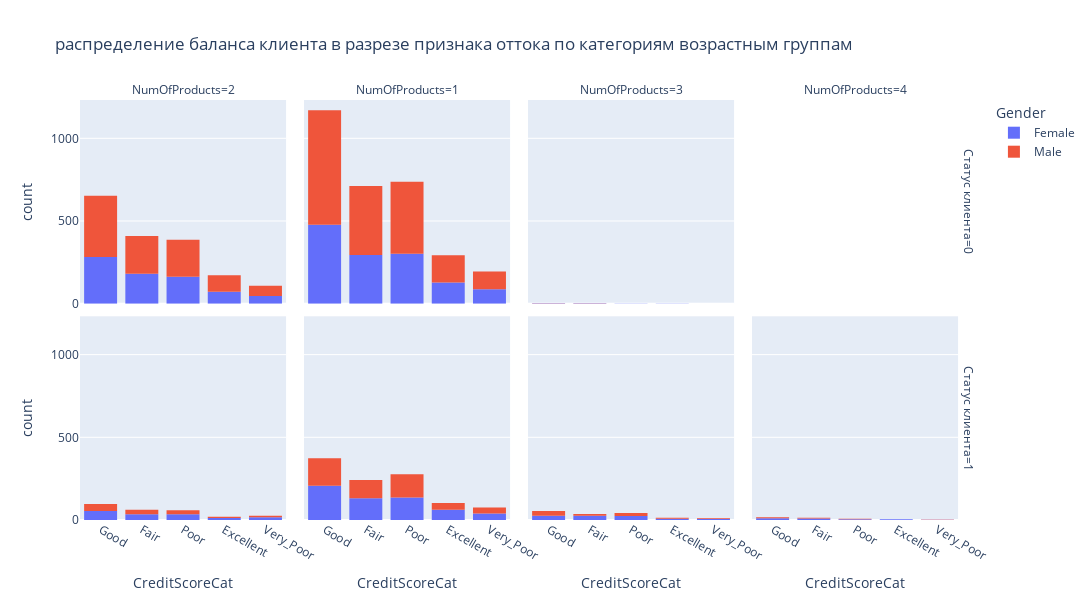

The notebook cell saved with this chart:
### Code cell
px.histogram(money_df, x='CreditScoreCat', facet_col='NumOfProducts', facet_row='Exited', color='Gender',
       width=1200, height=600, labels={'Exited':'Статус клиента'},
       title='распределение баланса клиента в разрезе признака оттока по категориям возрастным группам')

### Figure 1 — Plotly figure (JSON) as saved in the notebook; plotly's stock layout.template omitted (floating-point values rounded to 4 significant figures; data arrays with more than 128 entries replaced by an {"elided": "..."} marker saying what was removed)
{"data": [{"alignmentgroup": "True", "bingroup": "x", "hovertemplate": "Gender=Female<br>Статус клиента=0<br>NumOfProducts=2<br>CreditScoreCat=%{x}<br>count=%{y}<extra></extra>", "legendgroup": "Female", "marker": {"color": "#636efa", "pattern": {"shape": ""}}, "name": "Female", "offsetgroup": "Female", "orientation": "v", "showlegend": true, "type": "histogram", "x": {"elided": "745 str values"}, "xaxis": "x5", "yaxis": "y5"}, {"alignmentgroup": "True", "bingroup": "x", "hovertemplate": "Gender=Female<br>Статус клиента=0<br>NumOfProducts=1<br>CreditScoreCat=%{x}<br>count=%{y}<extra></extra>", "legendgroup": "Female", "marker": {"color": "#636efa", "pattern": {"shape": ""}}, "name": "Female", "offsetgroup": "Female", "orientation": "v", "showlegend": false, "type": "histogram", "x": {"elided": "1288 str values"}, "xaxis": "x6", "yaxis": "y6"}, {"alignmentgroup": "True", "bingroup": "x", "hovertemplate": "Gender=Female<br>Статус клиента=0<br>NumOfProducts=3<br>CreditScoreCat=%{x}<br>count=%{y}<extra></extra>", "legendgroup": "Female", "marker": {"color": "#636efa", "pattern": {"shape": ""}}, "name": "Female", "offsetgroup": "Female", "orientation": "v", "showlegend": false, "type": "histogram", "x": ["Fair", "Poor", "Good", "Excellent", "Good", "Fair", "Good"], "xaxis": "x7", "yaxis": "y7"}, {"alignmentgroup": "True", "bingroup": "x", "hovertemplate": "Gender=Female<br>Статус клиента=1<br>NumOfProducts=2<br>CreditScoreCat=%{x}<br>count=%{y}<extra></extra>", "legendgroup": "Female", "marker": {"color": "#636efa", "pattern": {"shape": ""}}, "name": "Female", "offsetgroup": "Female", "orientation": "v", "showlegend": false, "type": "histogram", "x": {"elided": "154 str values"}, "xaxis": "x", "yaxis": "y"}, {"alignmentgroup": "True", "bingroup": "x", "hovertemplate": "Gender=Female<br>Статус клиента=1<br>NumOfProducts=1<br>CreditScoreCat=%{x}<br>count=%{y}<extra></extra>", "legendgroup": "Female", "marker": {"color": "#636efa", "pattern": {"shape": ""}}, "name": "Female", "offsetgroup": "Female", "orientation": "v", "showlegend": false, "type": "histogram", "x": {"elided": "576 str values"}, "xaxis": "x2", "yaxis": "y2"}, {"alignmentgroup": "True", "bingroup": "x", "hovertemplate": "Gender=Female<br>Статус клиента=1<br>NumOfProducts=3<br>CreditScoreCat=%{x}<br>count=%{y}<extra></extra>", "legendgroup": "Female", "marker": {"color": "#636efa", "pattern": {"shape": ""}}, "name": "Female", "offsetgroup": "Female", "orientation": "v", "showlegend": false, "type": "histogram", "x": ["Poor", "Fair", "Fair", "Fair", "Excellent", "Very_Poor", "Fair", "Good", "Good", "Fair", "Fair", "Fair", "Poor", "Good", "Poor", "Good", "Fair", "Fair", "Good", "Fair", "Good", "Good", "Excellent", "Poor", "Poor", "Good", "Poor", "Fair", "Good", "Good", "Excellent", "Good", "Good", "Poor", "Excellent", "Good", "Good", "Fair", "Poor", "Poor", "Poor", "Poor", "Poor", "Poor", "Fair", "Fair", "Fair", "Very_Poor", "Poor", "Good", "Good", "Poor", "Good", "Fair", "Fair", "Good", "Fair", "Poor", "Fair", "Fair", "Poor", "Fair", "Good", "Poor", "Good", "Poor", "Fair", "Very_Poor", "Very_Poor", "Good", "Good", "Poor", "Very_Poor", "Fair", "Poor", "Good", "Good", "Fair", "Very_Poor", "Excellent", "Poor", "Good", "Poor", "Excellent", "Good", "Poor", "Fair", "Excellent", "Fair"], "xaxis": "x3", "yaxis": "y3"}, {"alignmentgroup": "True", "bingroup": "x", "hovertemplate": "Gender=Female<br>Статус клиента=1<br>NumOfProducts=4<br>CreditScoreCat=%{x}<br>count=%{y}<extra></extra>", "legendgroup": "Female", "marker": {"color": "#636efa", "pattern": {"shape": ""}}, "name": "Female", "offsetgroup": "Female", "orientation": "v", "showlegend": false, "type": "histogram", "x": ["Very_Poor", "Poor", "Very_Poor", "Good", "Excellent", "Poor", "Fair", "Poor", "Poor", "Good", "Fair", "Good", "Excellent", "Good", "Fair", "Excellent", "Fair", "Good", "Excellent", "Good", "Good", "Fair", "Good", "Good", "Fair", "Fair", "Good", "Poor", "Fair", "Fair"], "xaxis": "x4", "yaxis": "y4"}, {"alignmentgroup": "True", "bingroup": "x", "hovertemplate": "Gender=Male<br>Статус клиента=0<br>NumOfProducts=2<br>CreditScoreCat=%{x}<br>count=%{y}<extra></extra>", "legendgroup": "Male", "marker": {"color": "#EF553B", "pattern": {"shape": ""}}, "name": "Male", "offsetgroup": "Male", "orientation": "v", "showlegend": true, "type": "histogram", "x": {"elided": "983 str values"}, "xaxis": "x5", "yaxis": "y5"}, {"alignmentgroup": "True", "bingroup": "x", "hovertemplate": "Gender=Male<br>Статус клиента=0<br>NumOfProducts=1<br>CreditScoreCat=%{x}<br>count=%{y}<extra></extra>", "legendgroup": "Male", "marker": {"color": "#EF553B", "pattern": {"shape": ""}}, "name": "Male", "offsetgroup": "Male", "orientation": "v", "showlegend": false, "type": "histogram", "x": {"elided": "1820 str values"}, "xaxis": "x6", "yaxis": "y6"}, {"alignmentgroup": "True", "bingroup": "x", "hovertemplate": "Gender=Male<br>Статус клиента=0<br>NumOfProducts=3<br>CreditScoreCat=%{x}<br>count=%{y}<extra></extra>", "legendgroup": "Male", "marker": {"color": "#EF553B", "pattern": {"shape": ""}}, "name": "Male", "offsetgroup": "Male", "orientation": "v", "showlegend": false, "type": "histogram", "x": ["Good", "Fair", "Fair"], "xaxis": "x7", "yaxis": "y7"}, {"alignmentgroup": "True", "bingroup": "x", "hovertemplate": "Gender=Male<br>Статус клиента=1<br>NumOfProducts=2<br>CreditScoreCat=%{x}<br>count=%{y}<extra></extra>", "legendgroup": "Male", "marker": {"color": "#EF553B", "pattern": {"shape": ""}}, "name": "Male", "offsetgroup": "Male", "orientation": "v", "showlegend": false, "type": "histogram", "x": ["Poor", "Very_Poor", "Fair", "Fair", "Fair", "Good", "Good", "Good", "Poor", "Good", "Good", "Good", "Fair", "Good", "Excellent", "Fair", "Fair", "Good", "Good", "Poor", "Fair", "Poor", "Poor", "Fair", "Good", "Good", "Poor", "Fair", "Good", "Poor", "Fair", "Fair", "Poor", "Good", "Poor", "Good", "Very_Poor", "Good", "Excellent", "Fair", "Fair", "Good", "Good", "Poor", "Good", "Good", "Poor", "Fair", "Poor", "Good", "Good", "Excellent", "Excellent", "Good", "Fair", "Good", "Fair", "Poor", "Good", "Fair", "Good", "Good", "Very_Poor", "Fair", "Poor", "Fair", "Poor", "Excellent", "Good", "Fair", "Good", "Good", "Very_Poor", "Poor", "Poor", "Good", "Fair", "Poor", "Fair", "Fair", "Fair", "Poor", "Good", "Very_Poor", "Excellent", "Good", "Poor", "Good", "Excellent", "Very_Poor", "Very_Poor", "Good", "Poor", "Good", "Poor", "Fair", "Good", "Fair", "Poor", "Good", "Good", "Good", "Very_Poor", "Good", "Fair", "Good", "Good", "Poor"], "xaxis": "x", "yaxis": "y"}, {"alignmentgroup": "True", "bingroup": "x", "hovertemplate": "Gender=Male<br>Статус клиента=1<br>NumOfProducts=1<br>CreditScoreCat=%{x}<br>count=%{y}<extra></extra>", "legendgroup": "Male", "marker": {"color": "#EF553B", "pattern": {"shape": ""}}, "name": "Male", "offsetgroup": "Male", "orientation": "v", "showlegend": false, "type": "histogram", "x": {"elided": "495 str values"}, "xaxis": "x2", "yaxis": "y2"}, {"alignmentgroup": "True", "bingroup": "x", "hovertemplate": "Gender=Male<br>Статус клиента=1<br>NumOfProducts=3<br>CreditScoreCat=%{x}<br>count=%{y}<extra></extra>", "legendgroup": "Male", "marker": {"color": "#EF553B", "pattern": {"shape": ""}}, "name": "Male", "offsetgroup": "Male", "orientation": "v", "showlegend": false, "type": "histogram", "x": ["Excellent", "Very_Poor", "Good", "Good", "Good", "Good", "Poor", "Fair", "Good", "Poor", "Good", "Fair", "Poor", "Good", "Fair", "Excellent", "Poor", "Excellent", "Fair", "Fair", "Fair", "Good", "Good", "Good", "Poor", "Good", "Good", "Very_Poor", "Fair", "Poor", "Poor", "Good", "Excellent", "Good", "Excellent", "Poor", "Good", "Good", "Good", "Good", "Poor", "Good", "Excellent", "Good", "Very_Poor", "Fair", "Good", "Fair", "Poor", "Poor", "Poor", "Good", "Poor", "Good", "Good", "Poor", "Very_Poor", "Poor", "Good", "Good", "Poor", "Poor", "Good", "Good", "Excellent", "Poor", "Good", "Poor", "Fair"], "xaxis": "x3", "yaxis": "y3"}, {"alignmentgroup": "True", "bingroup": "x", "hovertemplate": "Gender=Male<br>Статус клиента=1<br>NumOfProducts=4<br>CreditScoreCat=%{x}<br>count=%{y}<extra></extra>", "legendgroup": "Male", "marker": {"color": "#EF553B", "pattern": {"shape": ""}}, "name": "Male", "offsetgroup": "Male", "orientation": "v", "showlegend": false, "type": "histogram", "x": ["Poor", "Good", "Fair", "Fair", "Poor", "Excellent", "Good", "Good", "Good", "Good", "Fair", "Poor", "Fair", "Fair", "Very_Poor", "Good"], "xaxis": "x4", "yaxis": "y4"}], "layout": {"annotations": [{"font": {}, "showarrow": false, "text": "NumOfProducts=2", "x": 0.115, "xanchor": "center", "xref": "paper", "y": 1, "yanchor": "bottom", "yref": "paper"}, {"font": {}, "showarrow": false, "text": "NumOfProducts=1", "x": 0.365, "xanchor": "center", "xref": "paper", "y": 1, "yanchor": "bottom", "yref": "paper"}, {"font": {}, "showarrow": false, "text": "NumOfProducts=3", "x": 0.615, "xanchor": "center", "xref": "paper", "y": 1, "yanchor": "bottom", "yref": "paper"}, {"font": {}, "showarrow": false, "text": "NumOfProducts=4", "x": 0.865, "xanchor": "center", "xref": "paper", "y": 1, "yanchor": "bottom", "yref": "paper"}, {"font": {}, "showarrow": false, "text": "Статус клиента=1", "textangle": 90, "x": 0.98, "xanchor": "left", "xref": "paper", "y": 0.2425, "yanchor": "middle", "yref": "paper"}, {"font": {}, "showarrow": false, "text": "Статус клиента=0", "textangle": 90, "x": 0.98, "xanchor": "left", "xref": "paper", "y": 0.7575, "yanchor": "middle", "yref": "paper"}], "barmode": "relative", "height": 600, "legend": {"title": {"text": "Gender"}, "tracegroupgap": 0}, "title": {"text": "распределение баланса клиента в разрезе признака оттока по категориям возрастным группам"}, "width": 1200, "xaxis": {"anchor": "y", "domain": [0, 0.23], "title": {"text": "CreditScoreCat"}}, "xaxis2": {"anchor": "y2", "domain": [0.25, 0.48], "matches": "x", "title": {"text": "CreditScoreCat"}}, "xaxis3": {"anchor": "y3", "domain": [0.5, 0.73], "matches": "x", "title": {"text": "CreditScoreCat"}}, "xaxis4": {"anchor": "y4", "domain": [0.75, 0.98], "matches": "x", "title": {"text": "CreditScoreCat"}}, "xaxis5": {"anchor": "y5", "domain": [0, 0.23], "matches": "x", "showticklabels": false}, "xaxis6": {"anchor": "y6", "domain": [0.25, 0.48], "matches": "x", "showticklabels": false}, "xaxis7": {"anchor": "y7", "domain": [0.5, 0.73], "matches": "x", "showticklabels": false}, "xaxis8": {"anchor": "y8", "domain": [0.75, 0.98], "matches": "x", "showticklabels": false}, "yaxis": {"anchor": "x", "domain": [0, 0.485], "title": {"text": "count"}}, "yaxis2": {"anchor": "x2", "domain": [0, 0.485], "matches": "y", "showticklabels": false}, "yaxis3": {"anchor": "x3", "domain": [0, 0.485], "matches": "y", "showticklabels": false}, "yaxis4": {"anchor": "x4", "domain": [0, 0.485], "matches": "y", "showticklabels": false}, "yaxis5": {"anchor": "x5", "domain": [0.515, 1], "matches": "y", "title": {"text": "count"}}, "yaxis6": {"anchor": "x6", "domain": [0.515, 1], "matches": "y", "showticklabels": false}, "yaxis7": {"anchor": "x7", "domain": [0.515, 1], "matches": "y", "showticklabels": false}, "yaxis8": {"anchor": "x8", "domain": [0.515, 1], "matches": "y", "showticklabels": false}}}
